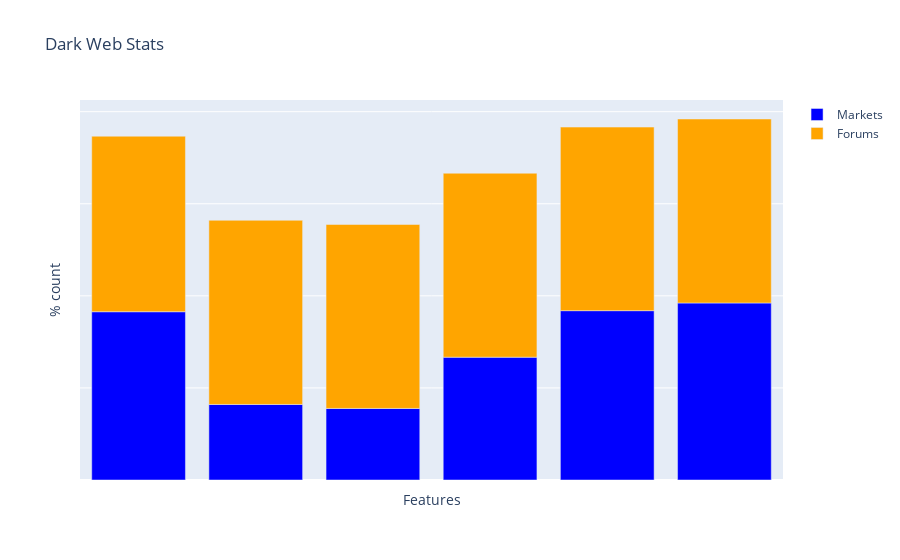

This figure's notebook cell:
### Code cell
fig = go.Figure()
fig.add_trace(go.Bar(x=['title', 'description', 'paragraphs', 'headings', 'listings', 'link-text'], y=market_list, name="Markets", marker_color="blue"))
fig.add_trace(go.Bar(x=['title', 'description', 'paragraphs', 'headings', 'listings', 'link-text'], y=forum_list, name="Forums", marker_color="orange"))
fig.update_layout(barmode='relative', 
                    title_text='Dark Web Stats',
                    xaxis_title="Features",
                    yaxis_title="% count",
                    xaxis = go.XAxis(showticklabels=False),
                    yaxis = go.YAxis(showticklabels=False)
                    )
fig.show()

### Figure 1 — Plotly figure (JSON) as saved in the notebook; plotly's stock layout.template omitted (floating-point values rounded to 4 significant figures)
{"data": [{"marker": {"color": "blue"}, "name": "Markets", "type": "bar", "x": ["title", "description", "paragraphs", "headings", "listings", "link-text"], "y": [0.9137, 0.4102, 0.3886, 0.6669, 0.9195, 0.9613]}, {"marker": {"color": "orange"}, "name": "Forums", "type": "bar", "x": ["title", "description", "paragraphs", "headings", "listings", "link-text"], "y": [0.9531, 1, 0.9989, 0.9989, 0.9968, 0.9989]}], "layout": {"barmode": "relative", "title": {"text": "Dark Web Stats"}, "xaxis": {"showticklabels": false, "title": {"text": "Features"}}, "yaxis": {"showticklabels": false, "title": {"text": "% count"}}}}
